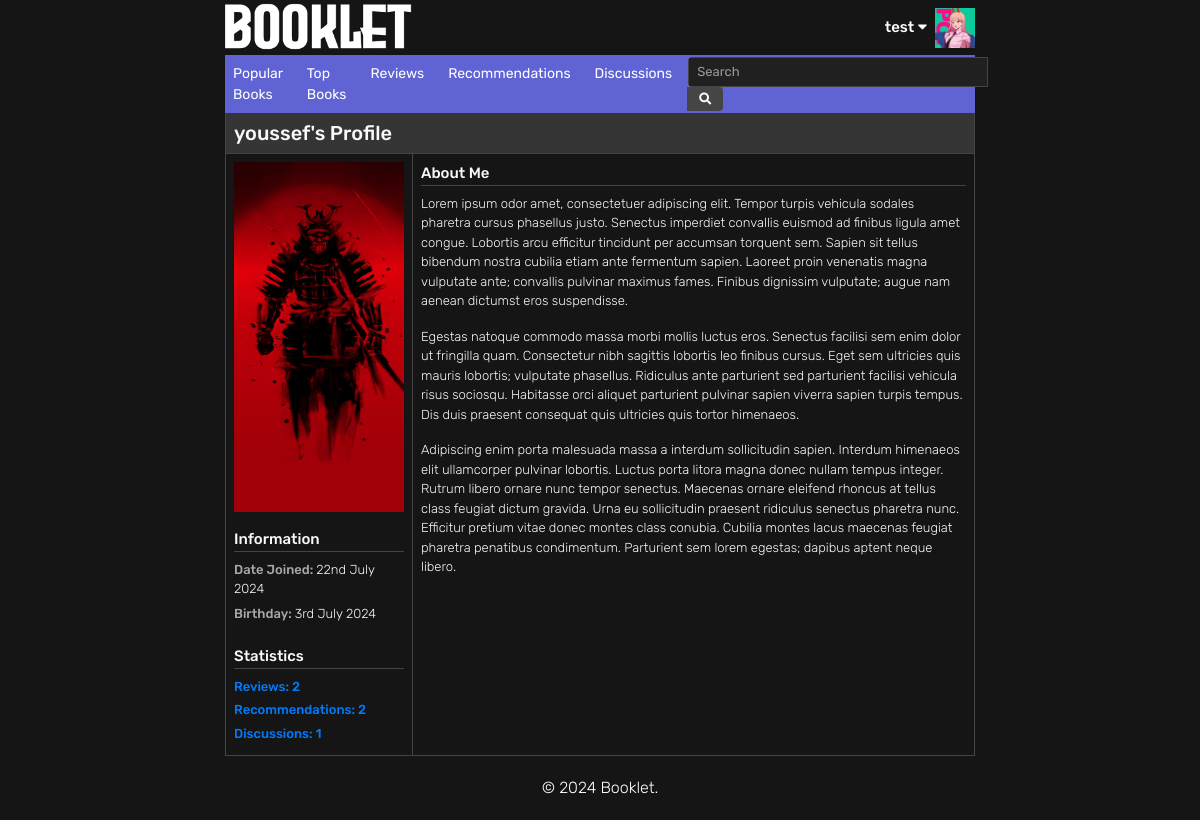
Page /profile/1/ (signed in) on the committed database.
### users/models.py (models this page shows)
class User(AbstractUser):
    pass
    username = models.CharField(max_length=300, unique=True)
    email = models.EmailField(max_length=300, unique=True)
    first_name = models.CharField(max_length=300, blank=True)
    last_name = models.CharField(max_length=300, blank=True)
    birthday = models.DateField(blank=True,null=True)
    image = models.ImageField(upload_to='users/',default='default.jpg')
    about = models.TextField(blank=True)
    created_date = models.DateTimeField(auto_now_add=True)
    modified_date = models.DateTimeField(auto_now=True)
    discussions = models.ManyToManyField(Book, through='Discussion', related_name='discussion')
    replies = models.ManyToManyField('Discussion', through='Reply', related_name='reply')
    reviews = models.ManyToManyField(Book, through='Review', related_name='review')
    recommendations = models.ManyToManyField(Book, through='Recommendation',through_fields=('user', 'book_original'), related_name='recommendation')
    ratings = models.ManyToManyField(Book, through='Rating', related_name='rating')

### users/views.py (the view)
# urls.py: path('profile/<int:pk>/', UserProfileView.as_view(), name='user-profile'),
class UserProfileView(DetailView):
    model = User
    template_name = 'user_profile.html'
    context_object_name = 'user_profile'
    def get_context_data(self, **kwargs):
        context = super().get_context_data(**kwargs)
        user_profile = self.get_object()
        context['title'] = user_profile.username+"'s Profile"
        context['reviews'] = user_profile.reviews.all()
        context['recommendations'] = user_profile.recommendations.all()
        context['ratings'] = user_profile.ratings.all()
        context['discussions'] = user_profile.discussions.all()
        context['replies'] = user_profile.replies.all()
        return context

### users/templates/user_profile.html
{% extends "user_base.html" %}
{% block user_detail %}
        <div class="container p-2">
            <p class="m-0 block-title">About Me</p>
            <div class="container p-0 border-top border-dark">
            {% if user_profile.about %}
            <div style="font-size: 13px;">
                <p class="mt-2 block-content">{{ user_profile.about|linebreaks }}</p>
            </div>
            {% else %}
            <p class="mt-2 block-content">No info added.</p>
            {% endif %}
            </div>
        </div>
{% endblock user_detail %}

### users/templates/user_base.html (shortened to what this page needs)
{% extends "books/base.html" %}
{% block content %}
  <div class="container p-0">
    <div class="pl-2 pt-2 pb-2 border-bottom border-dark" style="background-color: #353535;">
      <h5 class="m-0">{{ user_profile.username }}'s Profile</h5>
  </div>
  <div class="container row m-0 p-0">
    <div class="col-md-3 border-right border-dark p-0 m-0">
      <div class="container m-0 p-2">
        <img src="{{ user_profile.image.url }}" class="img-fluid" style="height: 350px; width: 100%; object-fit: cover;" alt="{{ user_profile.username }}">
      </div>
        <div class="container p-2">
            <p class="m-0 block-title">Information</p>
            <div class="container mb-1 p-0 pt-2 border-top border-dark">
              <p class="block-content"><span class="block-subtitle">Date Joined: </span>{{ user_profile.created_date|date:"jS F Y" }}</p>
              {% if user_profile.birthday %}
              <p class="block-content"><span class="block-subtitle">Birthday: </span>{{ user_profile.birthday|date:"jS F Y" }}</p>
              {% endif %}
            </div>
          </div>
      <div class="container p-2">
        <p class="m-0 block-title">Statistics</p>
        <div class="container mb-1 p-0 border-top border-dark">
          <a href="{% url 'user-reviews' user_profile.id %}" class="title-link"><p class="m-0 block-content mt-2" style="font-weight: 500;">Reviews: {{ user_profile.reviews.count }}</p></a>
          <a href="{% url 'user-recommendations' user_profile.id %}" class="title-link"><p class="m-0 block-content mt-1" style="font-weight: 500;">Recommendations: {{ user_profile.recommendations.count }}</p></a>
          <a href="{% url 'user-discussions' user_profile.id %}" class="title-link"><p class="m-0 block-content mt-1" style="font-weight: 500;">Discussions: {{ user_profile.discussions.count }}</p></a>
        </div>
      </div>
    </div>
    <div class="col-md-9 p-0 m-0">
        {% block user_detail %}{% endblock %}
    </div>
  </div>
{% endblock content %}

### books/templates/books/base.html (shortened to what this page needs)
{% load static %}
<!DOCTYPE html>
<html>
<head>
    <link rel="stylesheet" href="https://cdn.jsdelivr.net/npm/bootstrap@4.3.1/dist/css/bootstrap.min.css">
    <link rel="stylesheet" href="https://cdnjs.cloudflare.com/ajax/libs/font-awesome/5.15.4/css/all.min.css">
    <link rel="stylesheet" href="{% static 'main.css' %}">
    <link href="https://cdn.jsdelivr.net/npm/select2@4.1.0-rc.0/dist/css/select2.min.css" rel="stylesheet" />
</head>
<body>
    <header class="site-header">
      <nav class="navbar navbar-expand-md navbar-dark p-0" style="background-color: #151515; height: 55px;">
        <div class="container" style="padding-left: 0; padding-right: 0;">
          <a class="navbar-brand mr-auto" href="{% url 'index' %}"><img style="width: 200px" src="{% static 'logo.png' %}"/></a>
          <div class="navbar-nav">
            {% if user.is_authenticated %}
            <div class="dropdown">
              <p class="text-white pt-2 pr-2 m-0 username" style="font-weight: 500; font-size: 15px; ; cursor: pointer;">
                {{ user.username }}
                <i class="fas fa-caret-down"></i>
              </p>
            </div>
              <img style="width: 40px; height: 40px; object-fit: cover; object-position: top;" src="{{ user.image.url }}"/>
            {% else %}
              <a class="nav-item nav-link primary-nav" style="color: #5f63d4;" href="{% url 'login' %}">Log In</a>
              <a class="nav-item nav-link primary-nav" style="color: #5f63d4;" href="{% url 'signup' %}">Sign Up</a>
            {% endif %}
          </div>
        </div>
      </nav>
      <nav class="navbar navbar-expand-md navbar-dark p-0" style="background-color: #5f63d4;">
        <div class="container" style="padding-left: 0; padding-right: 0;">
            <div class="navbar-nav mr-auto">
              <a class="nav-item nav-link secondary-nav text-white mr-2" href="{% url 'index' %}">Popular Books</a>
              <a class="nav-item nav-link secondary-nav text-white mr-2" href="{% url 'top-books' %}">Top Books</a>
              <a class="nav-item nav-link secondary-nav text-white mr-2" href="{% url 'recent-reviews' %}">Reviews</a>
              <a class="nav-item nav-link secondary-nav text-white mr-2" href="{% url 'recent-recommendations' %}">Recommendations</a>
              <a class="nav-item nav-link secondary-nav text-white mr-2" href="{% url 'recent-discussions' %}">Discussions</a>
            </div>
            <form class="form-inline ml-auto mr-2" id="search-form" method="get" autocomplete="off">
              <div class="input-group">
                  <div class="input-group-append">
                      <span class="input-group-text border-0 text-white" style='background-color: #454545; border-top-right-radius: .25rem; border-bottom-right-radius: .25rem; height: 100%; cursor: pointer;'>
                          <i class="fas fa-search fa-xs"></i>
                      </span>
                  </div>
              </div>
            </form>
        </div>
      </nav>
    </header>
    <main role="main" class="container border border-top-0 border-bottom-0 border-dark p-0">
      {% block content %}{% endblock %}
    </main>
    <footer class="footer border-top border-dark">
      <div class="container">
          <p class="mb-0">© 2024 Booklet.</p>
      </div>
  </footer>
</body>
</html>

### books/static/main.css (style rules this page uses)
html { height: 100%; min-height: 100%; scroll-behavior: smooth; }
body { font-family: "Rubik", sans-serif; font-optical-sizing: auto; font-weight: 400; font-style: normal; background-color: #151515; color: #f8f9fa; padding: 0 225px; height: 100%; min-height: 100%; }
p { font-weight: 300; }
.navbar .nav-link { font-size: 14px; }
.navbar .navbar-brand { font-size: 16px; font-weight: 500; }
.row { margin-left: -15px; margin-right: -15px; }
.col-md-3 { padding-left: 15px; padding-right: 15px; }
.border-dark { border-color: #444 !important; }
.block-title { font-size: 15px; font-weight: 500; }
.block-subtitle { color:#a9a9a9; font-weight: 500; }
.block-content { font-size: 13px; font-weight: 300; margin-bottom: 0.35rem; }
.dropdown { position: relative; }
.img-fluid { width: 100%; object-position: top; }
.footer { flex-shrink: 0; background-color: #151515; color: #ffffff; text-align: center; padding: 20px 0; }

### rows in the picture
User: username "test", image (picture)
User: username "youssef", image (picture), created_date "22nd July 2024", birthday "3rd July 2024", reviews.count "2", recommendations.count "2", discussions.count "1", about "Lorem ipsum odor amet, consectetuer adipiscing elit. Tempor turpis vehicula sodales pharetra cursus phasellus justo. Senectus imperdiet convallis euismod ad finibus ligula amet congue. Lobortis arcu efficitur tincidunt per accumsan torquent sem. Sapien sit tellus bibendum nostra cubilia etiam ante fermentum sapien. Laoreet proin venenatis magna vulputate ante; convallis pulvinar maximus fames. Finibus dignissim vulputate; augue nam aenean dictumst eros suspendisse. Egestas natoque commodo massa morbi mollis luctus eros. Senectus facilisi sem enim dolor ut fringilla quam. Consectetur nibh sagittis lobortis leo finibus cursus. Eget sem ultricies quis mauris lobortis; vulputate phasellus.…"
